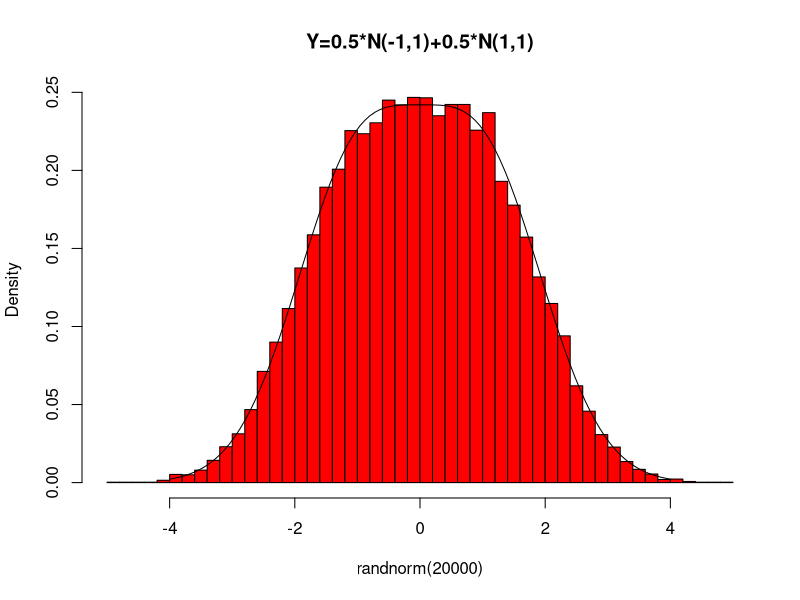
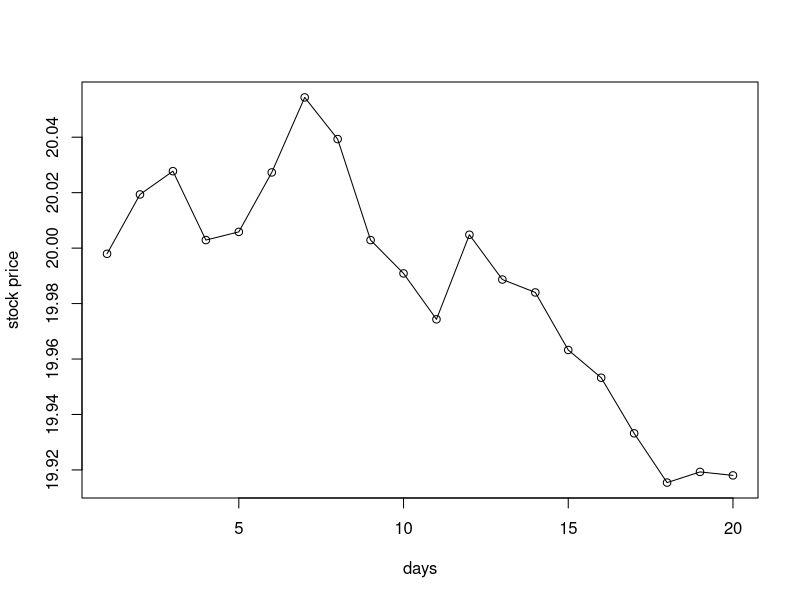

Generate these figures, in order, with R:
## ---- chunk 1
options(scipen = 1, digits = 4, width = 80)
## ---- chunk 2
n=2000
u=matrix(runif(n*3),n,3)
y=2*rowSums(-log(u))  
mean(y)  #estimated expected value
mean(rchisq(n,df=6)) #theoretically expected value 
## ---- chunk 3
m=10000
x=runif(m,0,2)
gx=sin(x^2)
mean(gx)*2
## ---- chunk 4
m=10000
x=runif(m,0,1)
y=runif(m,0,1)
gx2=exp(1)^(-(x+y)^3)*(x+y)
mean(gx2)*1
## ---- chunk 5
m=10000
x=runif(m,0,2)
y=runif(m,0,5)
gx2=exp(1)^(-(x+y)^3)*(x+y)
mean(gx2)*10
## ---- chunk 6
randnorm=function(n){
  fg=function(x){
  (exp(-((x+1)^2)/2)+exp(-((x-1)^2)/2))*pi*(1+x^2)*(1/(2*sqrt(2*pi))) # indicates f(x)/g(x)
}
  M=fg(2) #when x=2, f(x)/g(x) reachs its maximum
  k=0
  j=0
  z=rep(0,times=n)
  while(k<n){
    x=tan(pi*(runif(1)-0.5)) #cdf of cauchy distribulation
    u=runif(1)
    if(u<=fg(x)/M){
      k=k+1
      z[k]=x
    }
    j=j+1
  }
  return(z)
}

hist(randnorm(20000),freq=F,col="red",breaks=50,main='Y=0.5*N(-1,1)+0.5*N(1,1)')
x=seq(-4,4,.1)
curve(0.5*dnorm(x,-1,1)+0.5*dnorm(x,1,1),xlim=c(-4,4),add=TRUE) #density curve of the original distribulation
## ---- chunk 7
k=1000
u=runif(k,0,1)
f=exp(u)
I1=mean(f)
I1
## ---- chunk 8
u=runif(1000,0,1)
x=u^(2/5)
## ---- chunk 9
I2=mean(exp(x)/(2.5*x^(-1.5)))
I2
## ---- chunk 10
v=0.0009
i=2
k=20
s=numeric(k+1)
s[1]=20
while (i<k+2) {
  r=rnorm(1,0,v)
  s[i]=exp(r+log(s[i-1]))
  i=i+1
}
s=s[-1]
s
plot(s,xlab='days',ylab='stock price')
lines(s)
## ---- chunk 11
n=100000
s20=numeric(n)
price=function(){ #create a function computing S(20)
  v=0.0009
  i=2
  k=20
  s=numeric(k+1)
  s[1]=20
  while (i<k+2) {
    r=rnorm(1,0,v) #generate sample from normal(o,v)
    s[i]=exp(r+log(s[i-1])) #compute s(t)
    i=i+1
  } 
  return(s[length(s)])
}

for(i in 1:n){
  s20[i]=price()
}
mean(s20)
quantile(s20,c(0.05,0.95))

## ---- chunk 12
u=runif(10000,0,pi/3)
x_hat=mean(sin(u))*(pi/3)
x=-cos(pi/3)+cos(0)
x_hat #estimator
x #true value
abs(x_hat-x) #residual 
## ---- chunk 13
n=10000
u=runif(n,0,0.5) #sample from Uniform(0,0.5)
theta_hat1=mean(exp(-u))*0.5
(0.5-0)^2*var(exp(-u))/n #variance

r=rexp(n,1) #sample from Exp(1)
theta_hat2=mean(r<0.5) #monte carlo
var(r<0.5)/n #variance
abs((0.5-0)^2*var(exp(-u))/n-var(r<0.5)/n)  #error
## ---- chunk 14
mybetacdf=function(x){
  u=runif(10000,0,x)
  g=30*(u^2)*(1-u)^2
  cdf=mean(g)*x
  return(cdf)
}
Fx=seq(0.1,0.9,0.1)
result=numeric(length(Fx))
for (i in 1:length(Fx)){
  result[i]=mybetacdf(Fx[i])
}
result #Monte Carlo estimator
pbeta(Fx,3,3) #true value
## ---- chunk 15
m=10000
X=rnorm(m,0,1)
g=function(x){x^2/sqrt(2*pi)*exp(-x^2/2)*(x > 1)}
mean(g(X)/dnorm(X)*(X>1)) #f1 is pdf of Normal(0,1)


Y=rexp(m,1)
g=function(x){x^2/sqrt(2*pi)*exp(-x^2/2)*(x > 1)}
mean(g(Y)/dexp(Y)*(Y>1)) #f2 is the pdf of standard exponential distribution
